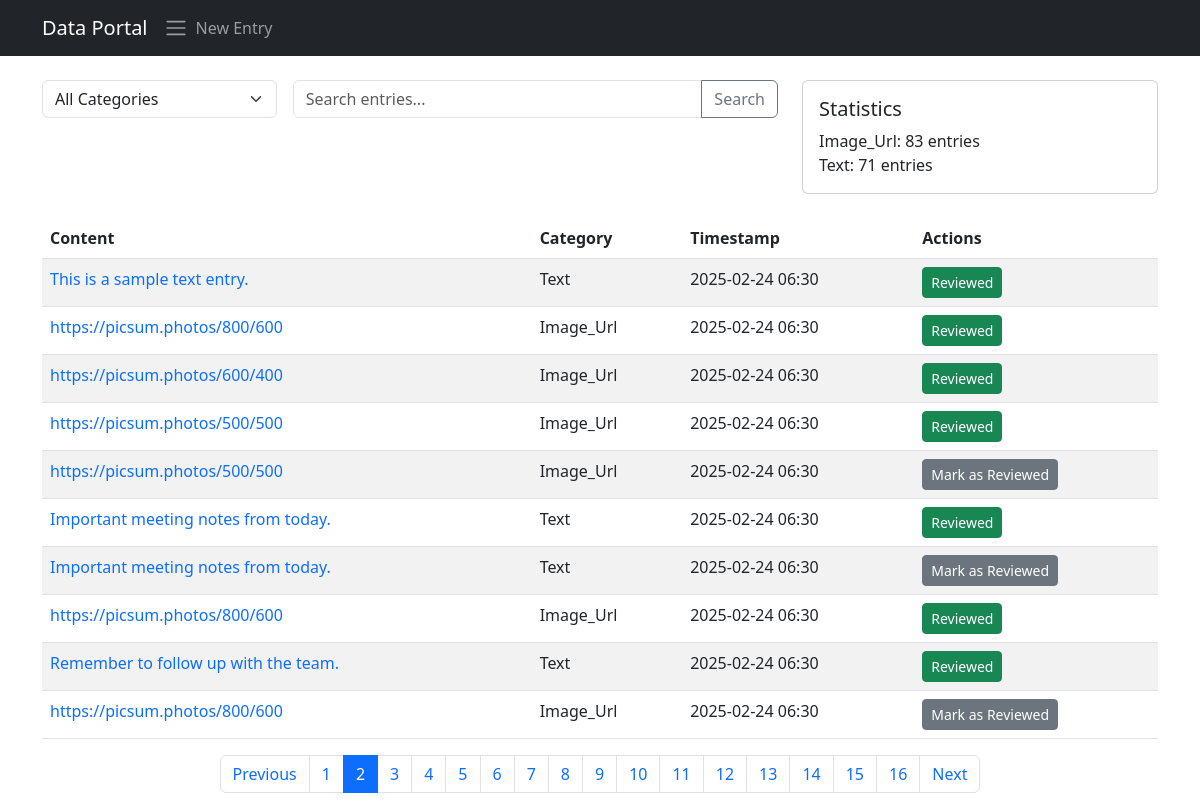
Screenshot of /?page=2 with the database file from the repository.
### entries/models.py (models this page shows, shortened)
class DataEntry(models.Model):
    CATEGORY_CHOICES = [
        ('text', 'Text'),
        ('image_url', 'Image URL'),
    ]
    content = models.TextField(help_text='Enter the content or URL')
    category = models.CharField(max_length=20, choices=CATEGORY_CHOICES, default='text')
    is_reviewed = models.BooleanField(default=False)
    timestamp = models.DateTimeField(auto_now_add=True)
    class Meta:
        verbose_name_plural = 'Data Entries'
        ordering = ['-timestamp']

### entries/views.py (the view)
# urls.py: path('', views.entry_list, name='entry_list'),
def entry_list(request):
    category_filter = request.GET.get('category')
    search_query = request.GET.get('search')
    entries = DataEntry.objects.all()
    if category_filter:
        entries = entries.filter(category=category_filter)
    if search_query:
        entries = entries.filter(content__icontains=search_query)
    paginator = Paginator(entries, 10)  # Show 10 entries per page
    page_number = request.GET.get('page')
    page_obj = paginator.get_page(page_number)
    category_stats = DataEntry.objects.values('category').annotate(count=Count('id'))
    context = {
        'page_obj': page_obj,
        'category_stats': category_stats,
        'category_filter': category_filter,
        'search_query': search_query,
    }
    return render(request, 'entries/entry_list.html', context)

### entries/templates/entries/entry_list.html (shortened to what this page needs)
{% extends 'entries/base.html' %}
{% block content %}
<div class="row mb-4">
    <div class="col-md-8">
        <form method="get" class="row g-3">
            <div class="col-md-4">
                <select name="category" class="form-select" onchange="this.form.submit()" title="Filter entries by category" aria-label="Filter entries by category">
                    <option value="">All Categories</option>
                </select>
            </div>
            <div class="col-md-8">
                <div class="input-group">
                    <input type="text" name="search" class="form-control" placeholder="Search entries..." value="{{ search_query|default:'' }}">
                    <button class="btn btn-outline-secondary" type="submit">Search</button>
                </div>
            </div>
        </form>
    </div>
    <div class="col-md-4">
        <div class="card">
            <div class="card-body">
                <h5 class="card-title">Statistics</h5>
                <ul class="list-unstyled mb-0">
                    {% for stat in category_stats %}
                    <li>{{ stat.category|title }}: {{ stat.count }} entries</li>
                    {% endfor %}
                </ul>
            </div>
        </div>
    </div>
</div>
<div class="table-responsive">
    <table class="table table-striped">
        <thead>
            <tr>
                <th>Content</th>
                <th>Category</th>
                <th>Timestamp</th>
                <th>Actions</th>
            </tr>
        </thead>
        <tbody>
            {% for entry in page_obj %}
            <tr>
                <td><a href="{% url 'entry_detail' entry.id %}" class="text-decoration-none">{{ entry.content }}</a></td>
                <td>{{ entry.category|title }}</td>
                <td>{{ entry.timestamp|date:"Y-m-d H:i" }}</td>
                <td>
                    <button class="btn btn-sm btn-{{ entry.is_reviewed|yesno:'success,secondary' }}"
                            hx-post="{% url 'toggle_review' entry.id %}"
                            hx-swap="outerHTML"
                            hx-headers='{"X-CSRFToken": "{{ csrf_token }}"}'>
                        {{ entry.is_reviewed|yesno:'Reviewed,Mark as Reviewed' }}
                    </button>
                </td>
            </tr>
            {% empty %}
            <tr>
                <td colspan="4" class="text-center">No entries found.</td>
            </tr>
            {% endfor %}
        </tbody>
    </table>
</div>
{% if page_obj.paginator.num_pages > 1 %}
<nav aria-label="Page navigation">
    <ul class="pagination justify-content-center">
        {% if page_obj.has_previous %}
        <li class="page-item">
            <a class="page-link" href="?page={{ page_obj.previous_page_number }}{% if category_filter %}&category={{ category_filter }}{% endif %}{% if search_query %}&search={{ search_query }}{% endif %}">Previous</a>
        </li>
        {% endif %}
        {% for num in page_obj.paginator.page_range %}
        <li class="page-item {% if num == page_obj.number %}active{% endif %}">
            <a class="page-link" href="?page={{ num }}{% if category_filter %}&category={{ category_filter }}{% endif %}{% if search_query %}&search={{ search_query }}{% endif %}">{{ num }}</a>
        </li>
        {% endfor %}
        {% if page_obj.has_next %}
        <li class="page-item">
            <a class="page-link" href="?page={{ page_obj.next_page_number }}{% if category_filter %}&category={{ category_filter }}{% endif %}{% if search_query %}&search={{ search_query }}{% endif %}">Next</a>
        </li>
        {% endif %}
    </ul>
</nav>
{% endif %}
{% endblock %}

### rows the page displays
DataEntry: content "This is a sample text entry.", category "Text", timestamp "2025-02-24 06:30", is_reviewed "Reviewed"
DataEntry: content "https://picsum.photos/800/600", category "Image_Url", timestamp "2025-02-24 06:30", is_reviewed "Reviewed"
DataEntry: content "https://picsum.photos/600/400", category "Image_Url", timestamp "2025-02-24 06:30", is_reviewed "Reviewed"
DataEntry: content "https://picsum.photos/500/500", category "Image_Url", timestamp "2025-02-24 06:30", is_reviewed "Reviewed"
DataEntry: content "https://picsum.photos/500/500", category "Image_Url", timestamp "2025-02-24 06:30", is_reviewed "Mark as Reviewed"
DataEntry: content "Important meeting notes from today.", category "Text", timestamp "2025-02-24 06:30", is_reviewed "Reviewed"
DataEntry: content "Important meeting notes from today.", category "Text", timestamp "2025-02-24 06:30", is_reviewed "Mark as Reviewed"
DataEntry: content "https://picsum.photos/800/600", category "Image_Url", timestamp "2025-02-24 06:30", is_reviewed "Reviewed"
DataEntry: content "Remember to follow up with the team.", category "Text", timestamp "2025-02-24 06:30", is_reviewed "Reviewed"
DataEntry: content "https://picsum.photos/800/600", category "Image_Url", timestamp "2025-02-24 06:30", is_reviewed "Mark as Reviewed"

### other values shown
{{ stat.category|title }} "Image_Url" "Text"
{{ stat.count }} "83" "71"
{{ num }} "1" "2" "3" "4" "5" "6" "7" "8" "9" "10" "11" "12" "13" "14" "15" "16"
